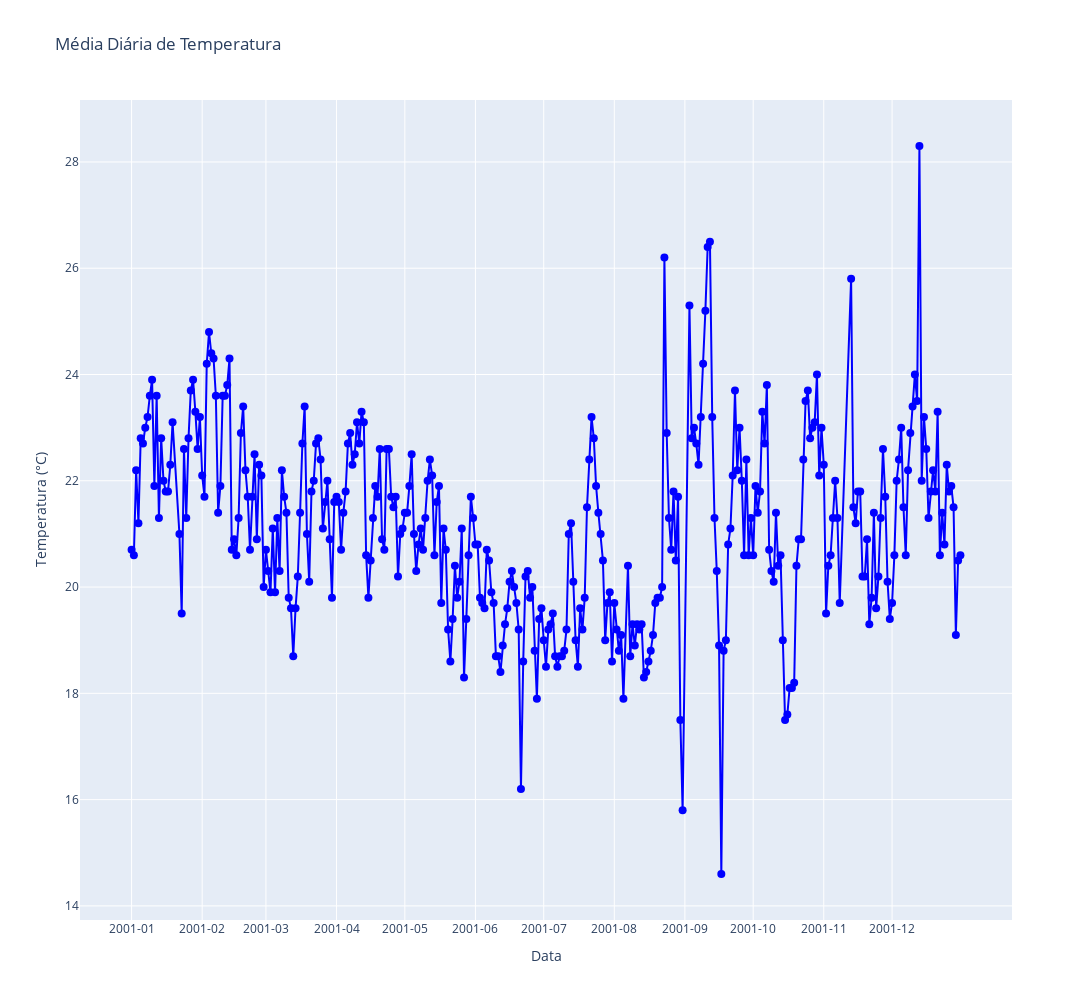

This figure's notebook cell:
### Code cell
criar_grafico_media_diaria(lista_dataframes[0])

### Figure 1 — Plotly figure (JSON) as saved in the notebook; plotly's stock layout.template omitted (floating-point values rounded to 4 significant figures; data arrays with more than 128 entries replaced by an {"elided": "..."} marker saying what was removed)
{"data": [{"hoverinfo": "text+x+y", "marker": {"color": "blue", "size": 8}, "mode": "lines+markers", "name": "Média por Dia", "text": {"elided": "356 str values"}, "type": "scatter", "visible": true, "x": {"elided": "356 str values"}, "y": {"elided": "356 float values"}}], "layout": {"height": 1000, "title": {"text": "Média Diária de Temperatura"}, "width": 1400, "xaxis": {"ticktext": ["2001-01", "2001-02", "2001-03", "2001-04", "2001-05", "2001-06", "2001-07", "2001-08", "2001-09", "2001-10", "2001-11", "2001-12"], "tickvals": ["2001-01-01T00:00:00", "2001-02-01T00:00:00", "2001-03-01T00:00:00", "2001-04-01T00:00:00", "2001-05-01T00:00:00", "2001-06-01T00:00:00", "2001-07-01T00:00:00", "2001-08-01T00:00:00", "2001-09-01T00:00:00", "2001-10-01T00:00:00", "2001-11-01T00:00:00", "2001-12-01T00:00:00"], "title": {"text": "Data"}}, "yaxis": {"title": {"text": "Temperatura (°C)"}}}}
